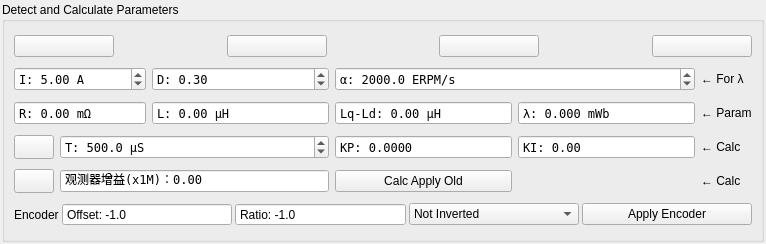
<?xml version="1.0" encoding="UTF-8"?>
<ui version="4.0">
 <class>DetectFoc</class>
 <widget class="QWidget" name="DetectFoc">
  <property name="geometry">
   <rect>
    <x>0</x>
    <y>0</y>
    <width>766</width>
    <height>244</height>
   </rect>
  </property>
  <property name="windowTitle">
   <string>Form</string>
  </property>
  <layout class="QVBoxLayout" name="verticalLayout">
   <property name="spacing">
    <number>3</number>
   </property>
   <property name="leftMargin">
    <number>2</number>
   </property>
   <property name="topMargin">
    <number>2</number>
   </property>
   <property name="rightMargin">
    <number>2</number>
   </property>
   <property name="bottomMargin">
    <number>2</number>
   </property>
   <item>
    <widget class="QGroupBox" name="groupBox">
     <property name="title">
      <string>Detect and Calculate Parameters</string>
     </property>
     <layout class="QGridLayout" name="gridLayout">
      <item row="1" column="0" colspan="2">
       <widget class="QDoubleSpinBox" name="currentBox">
        <property name="font">
         <font>
          <family>DejaVu Sans Mono</family>
         </font>
        </property>
        <property name="toolTip">
         <string>Current for starting</string>
        </property>
        <property name="prefix">
         <string>I: </string>
        </property>
        <property name="suffix">
         <string> A</string>
        </property>
        <property name="maximum">
         <double>100000.000000000000000</double>
        </property>
        <property name="value">
         <double>5.000000000000000</double>
        </property>
       </widget>
      </item>
      <item row="1" column="2">
       <widget class="QDoubleSpinBox" name="dutyBox">
        <property name="font">
         <font>
          <family>DejaVu Sans Mono</family>
         </font>
        </property>
        <property name="toolTip">
         <string>Duty cycle to sample at</string>
        </property>
        <property name="prefix">
         <string>D: </string>
        </property>
        <property name="suffix">
         <string/>
        </property>
        <property name="maximum">
         <double>1.000000000000000</double>
        </property>
        <property name="singleStep">
         <double>0.050000000000000</double>
        </property>
        <property name="value">
         <double>0.300000000000000</double>
        </property>
       </widget>
      </item>
      <item row="1" column="3" colspan="2">
       <widget class="QDoubleSpinBox" name="erpmBox">
        <property name="font">
         <font>
          <family>DejaVu Sans Mono</family>
         </font>
        </property>
        <property name="toolTip">
         <string>&lt;html&gt;&lt;head/&gt;&lt;body&gt;&lt;p&gt;ERPM/sec to ramp up the motor in openloop mode with.&lt;/p&gt;&lt;/body&gt;&lt;/html&gt;</string>
        </property>
        <property name="prefix">
         <string>α: </string>
        </property>
        <property name="suffix">
         <string> ERPM/s</string>
        </property>
        <property name="decimals">
         <number>1</number>
        </property>
        <property name="maximum">
         <double>100000.000000000000000</double>
        </property>
        <property name="singleStep">
         <double>10.000000000000000</double>
        </property>
        <property name="value">
         <double>2000.000000000000000</double>
        </property>
       </widget>
      </item>
      <item row="1" column="5">
       <widget class="QLabel" name="label_2">
        <property name="text">
         <string>← For λ</string>
        </property>
       </widget>
      </item>
      <item row="2" column="0" colspan="2">
       <widget class="QDoubleSpinBox" name="resistanceBox">
        <property name="sizePolicy">
         <sizepolicy hsizetype="MinimumExpanding" vsizetype="Fixed">
          <horstretch>0</horstretch>
          <verstretch>0</verstretch>
         </sizepolicy>
        </property>
        <property name="font">
         <font>
          <family>DejaVu Sans Mono</family>
         </font>
        </property>
        <property name="toolTip">
         <string>Motor resistance</string>
        </property>
        <property name="readOnly">
         <bool>true</bool>
        </property>
        <property name="buttonSymbols">
         <enum>QAbstractSpinBox::ButtonSymbols::NoButtons</enum>
        </property>
        <property name="prefix">
         <string>R: </string>
        </property>
        <property name="suffix">
         <string> mΩ</string>
        </property>
        <property name="decimals">
         <number>2</number>
        </property>
        <property name="maximum">
         <double>100000.000000000000000</double>
        </property>
        <property name="singleStep">
         <double>0.001000000000000</double>
        </property>
       </widget>
      </item>
      <item row="2" column="2">
       <widget class="QDoubleSpinBox" name="inductanceBox">
        <property name="sizePolicy">
         <sizepolicy hsizetype="MinimumExpanding" vsizetype="Fixed">
          <horstretch>0</horstretch>
          <verstretch>0</verstretch>
         </sizepolicy>
        </property>
        <property name="font">
         <font>
          <family>DejaVu Sans Mono</family>
         </font>
        </property>
        <property name="toolTip">
         <string>Motor inductance</string>
        </property>
        <property name="wrapping">
         <bool>false</bool>
        </property>
        <property name="readOnly">
         <bool>true</bool>
        </property>
        <property name="buttonSymbols">
         <enum>QAbstractSpinBox::ButtonSymbols::NoButtons</enum>
        </property>
        <property name="prefix">
         <string>L: </string>
        </property>
        <property name="suffix">
         <string> µH</string>
        </property>
        <property name="maximum">
         <double>100000.000000000000000</double>
        </property>
       </widget>
      </item>
      <item row="2" column="3">
       <widget class="QDoubleSpinBox" name="inductanceDiffBox">
        <property name="sizePolicy">
         <sizepolicy hsizetype="MinimumExpanding" vsizetype="Fixed">
          <horstretch>0</horstretch>
          <verstretch>0</verstretch>
         </sizepolicy>
        </property>
        <property name="font">
         <font>
          <family>DejaVu Sans Mono</family>
         </font>
        </property>
        <property name="readOnly">
         <bool>true</bool>
        </property>
        <property name="buttonSymbols">
         <enum>QAbstractSpinBox::ButtonSymbols::NoButtons</enum>
        </property>
        <property name="prefix">
         <string>Lq-Ld: </string>
        </property>
        <property name="suffix">
         <string> µH</string>
        </property>
        <property name="maximum">
         <double>999999.000000000000000</double>
        </property>
       </widget>
      </item>
      <item row="2" column="4">
       <widget class="QDoubleSpinBox" name="lambdaBox">
        <property name="sizePolicy">
         <sizepolicy hsizetype="MinimumExpanding" vsizetype="Fixed">
          <horstretch>0</horstretch>
          <verstretch>0</verstretch>
         </sizepolicy>
        </property>
        <property name="font">
         <font>
          <family>DejaVu Sans Mono</family>
         </font>
        </property>
        <property name="toolTip">
         <string>Motor flux linkage</string>
        </property>
        <property name="readOnly">
         <bool>true</bool>
        </property>
        <property name="buttonSymbols">
         <enum>QAbstractSpinBox::ButtonSymbols::NoButtons</enum>
        </property>
        <property name="prefix">
         <string>λ: </string>
        </property>
        <property name="suffix">
         <string> mWb</string>
        </property>
        <property name="decimals">
         <number>3</number>
        </property>
        <property name="maximum">
         <double>100.000000000000000</double>
        </property>
        <property name="singleStep">
         <double>0.000100000000000</double>
        </property>
       </widget>
      </item>
      <item row="2" column="5">
       <widget class="QLabel" name="label">
        <property name="text">
         <string>← Param</string>
        </property>
       </widget>
      </item>
      <item row="3" column="0">
       <widget class="QPushButton" name="calcKpKiButton">
        <property name="sizePolicy">
         <sizepolicy hsizetype="Fixed" vsizetype="Minimum">
          <horstretch>0</horstretch>
          <verstretch>0</verstretch>
         </sizepolicy>
        </property>
        <property name="toolTip">
         <string>Calculate KP and KI (requires R and L)</string>
        </property>
        <property name="text">
         <string/>
        </property>
       </widget>
      </item>
      <item row="3" column="1" colspan="2">
       <widget class="QDoubleSpinBox" name="tcBox">
        <property name="sizePolicy">
         <sizepolicy hsizetype="MinimumExpanding" vsizetype="Fixed">
          <horstretch>0</horstretch>
          <verstretch>0</verstretch>
         </sizepolicy>
        </property>
        <property name="font">
         <font>
          <family>DejaVu Sans Mono</family>
         </font>
        </property>
        <property name="toolTip">
         <string>Time constant for calculating KP and KI</string>
        </property>
        <property name="prefix">
         <string>T: </string>
        </property>
        <property name="suffix">
         <string> µS</string>
        </property>
        <property name="decimals">
         <number>1</number>
        </property>
        <property name="maximum">
         <double>100000.000000000000000</double>
        </property>
        <property name="singleStep">
         <double>100.000000000000000</double>
        </property>
        <property name="value">
         <double>500.000000000000000</double>
        </property>
       </widget>
      </item>
      <item row="3" column="3">
       <widget class="QDoubleSpinBox" name="kpBox">
        <property name="font">
         <font>
          <family>DejaVu Sans Mono</family>
         </font>
        </property>
        <property name="toolTip">
         <string>Current control KP</string>
        </property>
        <property name="readOnly">
         <bool>true</bool>
        </property>
        <property name="buttonSymbols">
         <enum>QAbstractSpinBox::ButtonSymbols::NoButtons</enum>
        </property>
        <property name="prefix">
         <string>KP: </string>
        </property>
        <property name="suffix">
         <string/>
        </property>
        <property name="decimals">
         <number>4</number>
        </property>
        <property name="maximum">
         <double>1000.000000000000000</double>
        </property>
        <property name="singleStep">
         <double>0.010000000000000</double>
        </property>
        <property name="value">
         <double>0.000000000000000</double>
        </property>
       </widget>
      </item>
      <item row="3" column="4">
       <widget class="QDoubleSpinBox" name="kiBox">
        <property name="font">
         <font>
          <family>DejaVu Sans Mono</family>
         </font>
        </property>
        <property name="toolTip">
         <string>Current control KI</string>
        </property>
        <property name="readOnly">
         <bool>true</bool>
        </property>
        <property name="buttonSymbols">
         <enum>QAbstractSpinBox::ButtonSymbols::NoButtons</enum>
        </property>
        <property name="prefix">
         <string>KI: </string>
        </property>
        <property name="suffix">
         <string/>
        </property>
        <property name="decimals">
         <number>2</number>
        </property>
        <property name="maximum">
         <double>100000.000000000000000</double>
        </property>
        <property name="singleStep">
         <double>1.000000000000000</double>
        </property>
        <property name="value">
         <double>0.000000000000000</double>
        </property>
       </widget>
      </item>
      <item row="3" column="5">
       <widget class="QLabel" name="label_3">
        <property name="text">
         <string>← Calc</string>
        </property>
       </widget>
      </item>
      <item row="4" column="0">
       <widget class="QPushButton" name="calcGainButton">
        <property name="sizePolicy">
         <sizepolicy hsizetype="Fixed" vsizetype="Minimum">
          <horstretch>0</horstretch>
          <verstretch>0</verstretch>
         </sizepolicy>
        </property>
        <property name="toolTip">
         <string>Calculate Observer Gain (requires λ)</string>
        </property>
        <property name="text">
         <string/>
        </property>
       </widget>
      </item>
      <item row="4" column="1" colspan="2">
       <widget class="QDoubleSpinBox" name="obsGainBox">
        <property name="font">
         <font>
          <family>DejaVu Sans Mono</family>
         </font>
        </property>
        <property name="toolTip">
         <string>Observer gain</string>
        </property>
        <property name="readOnly">
         <bool>true</bool>
        </property>
        <property name="buttonSymbols">
         <enum>QAbstractSpinBox::ButtonSymbols::NoButtons</enum>
        </property>
        <property name="prefix">
         <string>观测器增益(x1M)：</string>
        </property>
        <property name="suffix">
         <string/>
        </property>
        <property name="maximum">
         <double>10000.000000000000000</double>
        </property>
       </widget>
      </item>
      <item row="4" column="3">
       <widget class="QPushButton" name="calcApplyLocalButton">
        <property name="toolTip">
         <string>Calculate KP, KI and Observer Gain from the entered settings and the time constant, and apply them.</string>
        </property>
        <property name="text">
         <string>Calc Apply Old</string>
        </property>
       </widget>
      </item>
      <item row="4" column="5">
       <widget class="QLabel" name="label_4">
        <property name="text">
         <string>← Calc</string>
        </property>
       </widget>
      </item>
      <item row="0" column="0" colspan="6">
       <layout class="QHBoxLayout" name="horizontalLayout">
        <item>
         <widget class="QPushButton" name="helpButton">
          <property name="toolTip">
           <string>Show help</string>
          </property>
          <property name="text">
           <string/>
          </property>
          <property name="iconSize">
           <size>
            <width>16</width>
            <height>16</height>
           </size>
          </property>
         </widget>
        </item>
        <item>
         <widget class="QPushButton" name="pushButton">
          <property name="enabled">
           <bool>false</bool>
          </property>
          <property name="text">
           <string/>
          </property>
          <property name="icon">
           <iconset resource="../res.qrc">
            <normaloff>:/res/icons/arrow_r.png</normaloff>
            <disabledoff>:/res/icons/arrow_r.png</disabledoff>
            <disabledon>:/res/icons/arrow_r.png</disabledon>:/res/icons/arrow_r.png</iconset>
          </property>
          <property name="iconSize">
           <size>
            <width>45</width>
            <height>16</height>
           </size>
          </property>
          <property name="flat">
           <bool>true</bool>
          </property>
         </widget>
        </item>
        <item>
         <widget class="QPushButton" name="rlButton">
          <property name="toolTip">
           <string>Measure resistance and inductance</string>
          </property>
          <property name="text">
           <string/>
          </property>
          <property name="iconSize">
           <size>
            <width>20</width>
            <height>16</height>
           </size>
          </property>
         </widget>
        </item>
        <item>
         <widget class="QPushButton" name="pushButton_2">
          <property name="enabled">
           <bool>false</bool>
          </property>
          <property name="text">
           <string/>
          </property>
          <property name="icon">
           <iconset resource="../res.qrc">
            <normaloff>:/res/icons/arrow_r.png</normaloff>
            <disabledoff>:/res/icons/arrow_r.png</disabledoff>
            <disabledon>:/res/icons/arrow_r.png</disabledon>:/res/icons/arrow_r.png</iconset>
          </property>
          <property name="iconSize">
           <size>
            <width>45</width>
            <height>16</height>
           </size>
          </property>
          <property name="flat">
           <bool>true</bool>
          </property>
         </widget>
        </item>
        <item>
         <widget class="QPushButton" name="lambdaButton">
          <property name="toolTip">
           <string>Measure flux linkage</string>
          </property>
          <property name="text">
           <string/>
          </property>
          <property name="iconSize">
           <size>
            <width>20</width>
            <height>16</height>
           </size>
          </property>
         </widget>
        </item>
        <item>
         <widget class="QPushButton" name="pushButton_3">
          <property name="enabled">
           <bool>false</bool>
          </property>
          <property name="text">
           <string/>
          </property>
          <property name="icon">
           <iconset resource="../res.qrc">
            <normaloff>:/res/icons/arrow_r.png</normaloff>
            <disabledoff>:/res/icons/arrow_r.png</disabledoff>
            <disabledon>:/res/icons/arrow_r.png</disabledon>:/res/icons/arrow_r.png</iconset>
          </property>
          <property name="iconSize">
           <size>
            <width>45</width>
            <height>16</height>
           </size>
          </property>
          <property name="flat">
           <bool>true</bool>
          </property>
         </widget>
        </item>
        <item>
         <widget class="QPushButton" name="applyAllButton">
          <property name="sizePolicy">
           <sizepolicy hsizetype="Minimum" vsizetype="Fixed">
            <horstretch>0</horstretch>
            <verstretch>0</verstretch>
           </sizepolicy>
          </property>
          <property name="toolTip">
           <string>Calculate and apply all parameters</string>
          </property>
          <property name="text">
           <string/>
          </property>
          <property name="iconSize">
           <size>
            <width>50</width>
            <height>16</height>
           </size>
          </property>
         </widget>
        </item>
       </layout>
      </item>
      <item row="5" column="0" colspan="6">
       <layout class="QHBoxLayout" name="horizontalLayout_2" stretch="0,1,1,1,1">
        <property name="spacing">
         <number>3</number>
        </property>
        <item>
         <widget class="QLabel" name="label_5">
          <property name="text">
           <string>Encoder</string>
          </property>
         </widget>
        </item>
        <item>
         <widget class="QDoubleSpinBox" name="encOffsetBox">
          <property name="readOnly">
           <bool>true</bool>
          </property>
          <property name="buttonSymbols">
           <enum>QAbstractSpinBox::ButtonSymbols::NoButtons</enum>
          </property>
          <property name="prefix">
           <string>Offset: </string>
          </property>
          <property name="decimals">
           <number>1</number>
          </property>
          <property name="minimum">
           <double>-1.000000000000000</double>
          </property>
          <property name="maximum">
           <double>360.000000000000000</double>
          </property>
          <property name="value">
           <double>-1.000000000000000</double>
          </property>
         </widget>
        </item>
        <item>
         <widget class="QDoubleSpinBox" name="encRatioBox">
          <property name="readOnly">
           <bool>true</bool>
          </property>
          <property name="buttonSymbols">
           <enum>QAbstractSpinBox::ButtonSymbols::NoButtons</enum>
          </property>
          <property name="prefix">
           <string>Ratio: </string>
          </property>
          <property name="decimals">
           <number>1</number>
          </property>
          <property name="minimum">
           <double>-1.000000000000000</double>
          </property>
          <property name="maximum">
           <double>100000.000000000000000</double>
          </property>
          <property name="value">
           <double>-1.000000000000000</double>
          </property>
         </widget>
        </item>
        <item>
         <widget class="QComboBox" name="encInvertedBox">
          <item>
           <property name="text">
            <string>Not Inverted</string>
           </property>
          </item>
          <item>
           <property name="text">
            <string>Inverted</string>
           </property>
          </item>
         </widget>
        </item>
        <item>
         <widget class="QPushButton" name="encApplyButton">
          <property name="text">
           <string>Apply Encoder</string>
          </property>
         </widget>
        </item>
       </layout>
      </item>
     </layout>
    </widget>
   </item>
  </layout>
 </widget>
 <resources>
  <include location="../res.qrc"/>
 </resources>
 <connections/>
</ui>
